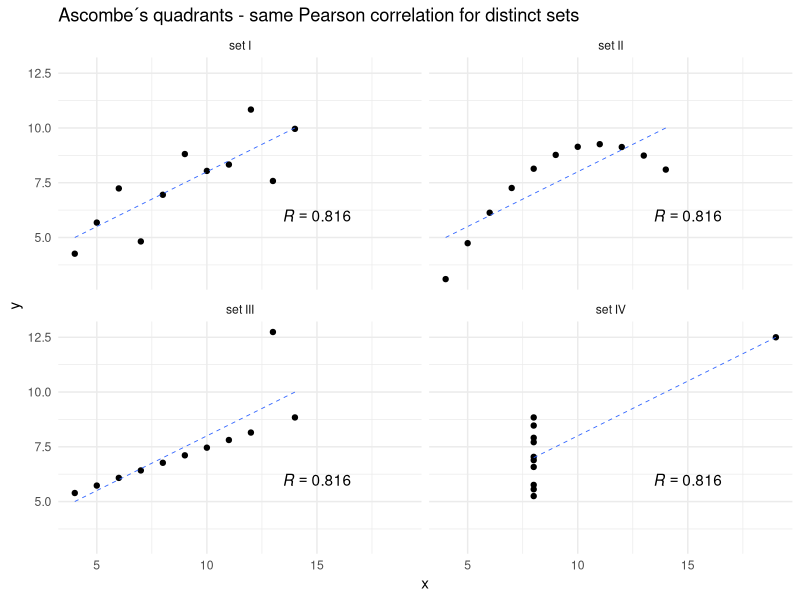

The R source for this figure:
"
Plots the Anscombe's quartet (http://en.wikipedia.org/wiki/Anscombe%27s_quartet)

TODO:
- add pearson correlation values  DONE
- make background lighter DONE
- add title DONE
- make lines thinner DONE

This plot is used to discuss possible spurious correlation between 
accuracy and certain task attributes like explanation size and difficulty.


"
library(ggplot2)
library(dplyr)
library(tidyr)



head(anscombe)

##   x1 x2 x3 x4   y1   y2    y3   y4
## 1 10 10 10  8 8.04 9.14  7.46 6.58
## 2  8  8  8  8 6.95 8.14  6.77 5.76
## 3 13 13 13  8 7.58 8.74 12.74 7.71
## 4  9  9  9  8 8.81 8.77  7.11 8.84
## 5 11 11 11  8 8.33 9.26  7.81 8.47
## 6 14 14 14  8 9.96 8.10  8.84 7.04

#reshaped into tidy form (http://www.jstatsoft.org/v59/i10/paper)

anscombe_tidy <- anscombe %>%
  mutate(observation = seq_len(n())) %>%
  gather(key, value, -observation) %>%
  separate(key, c("variable", "set"), 1, convert = TRUE) %>%
  mutate(set = c("set I", "set II", "set III", "set IV")[set]) %>%
  spread(variable, value)

head(anscombe_tidy)

#   observation     set  x    y
# 1           1   set I 10 8.04
# 2           1  set II 10 9.14
# 3           1 set III 10 7.46
# 4           1  set IV  8 6.58
# 5           2   set I  8 6.95
# 6           2  set II  8 8.14

cor.test(anscombe_tidy$x,anscombe_tidy$y,method="pearson",alternative =
    "two.sided")
# data:  anscombe_tidy$x and anscombe_tidy$y
# t = 9.1608, df = 42, p-value = 1.437e-11
# alternative hypothesis: true correlation is not equal to 0
# 95 percent confidence interval:
#   0.6856660 0.8960719
# sample estimates:
#   cor 
# 0.8163662

cor.test(anscombe_tidy$x,anscombe_tidy$y,method="spearman",alternative =
           "two.sided")

# Spearman's rank correlation rho
# 
# data:  anscombe_tidy$x and anscombe_tidy$y
# S = 2598.4, p-value = 1.361e-11
# alternative hypothesis: true rho is not equal to 0
# sample estimates:
#       rho 
# 0.8168855 

#--------------------------------

plot <- ggplot(anscombe_tidy, aes(x, y)) +
  geom_point() +
  ggtitle("Ascombe´s quadrants - same Pearson correlation for distinct sets")+
  facet_wrap(~ set) +
  theme_minimal()+
  annotate("text", x = 15, y = 6, label = "italic(R) == 0.816",parse=TRUE)+
  geom_smooth(method = "lm",linetype=2, size=0.3,se = FALSE)

ggsave(dpi=300, filename = ".\\output\\ascombes_quadrants.png")